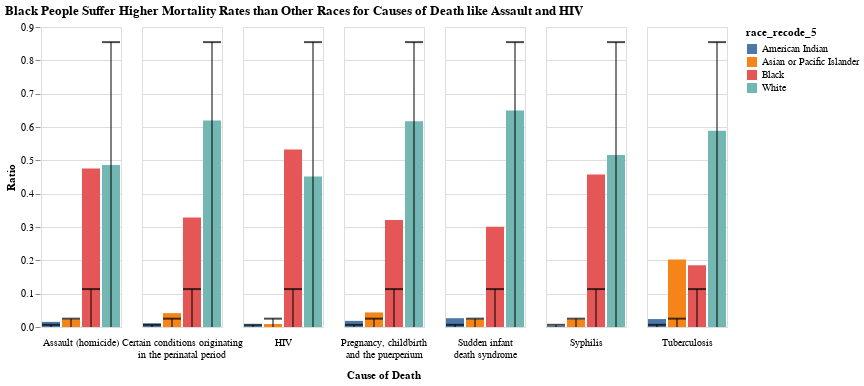

The code cell stored with this chart in its notebook:
### Code cell
bars = alt.Chart().mark_bar().encode(
    x=alt.X('race_recode_5:N',
            axis=alt.Axis(title="", labels=False,ticks=False)),
    y=alt.Y('ratio_x:Q', axis=alt.Axis(title="Ratio")),
    color='race_recode_5:N'
)

line = alt.Chart().mark_rule(fill="black").encode(
    x='race_recode_5:N',
    y='ratio_y:Q'
)

ticks = alt.Chart().mark_tick(fill="black", thickness=2).encode(
    x='race_recode_5:N',
    y='ratio_y:Q'
)

alt.layer(bars, line, ticks, data=top_race_diff).facet(
    facet=alt.Facet('39_cause_recode:N', 
                    header=alt.Header(title="Cause of Death", 
                                        titleOrient="bottom",
                                        labelOrient="bottom")),
    spacing=-75,
    title="Black People Suffer Higher Mortality Rates than Other Races for Causes of Death like Assault and HIV "
).configure(
    lineBreak="\n"
).configure_axis(
    domain=False
)

### Figure 1 — Vega-Lite specification as saved in the notebook (floating-point values rounded to 4 significant figures)
{"config": {"view": {"continuousWidth": 400, "continuousHeight": 300}, "axis": {"domain": false}, "lineBreak": "\n"}, "data": {"name": "data-d1a291a406891929f9efec5b1b7072c0"}, "facet": {"type": "nominal", "field": "39_cause_recode", "header": {"labelOrient": "bottom", "title": "Cause of Death", "titleOrient": "bottom"}}, "spec": {"layer": [{"mark": "bar", "encoding": {"color": {"type": "nominal", "field": "race_recode_5"}, "x": {"type": "nominal", "axis": {"labels": false, "ticks": false, "title": ""}, "field": "race_recode_5"}, "y": {"type": "quantitative", "axis": {"title": "Ratio"}, "field": "ratio_x"}}}, {"mark": {"type": "rule", "fill": "black"}, "encoding": {"x": {"type": "nominal", "field": "race_recode_5"}, "y": {"type": "quantitative", "field": "ratio_y"}}}, {"mark": {"type": "tick", "fill": "black", "thickness": 2}, "encoding": {"x": {"type": "nominal", "field": "race_recode_5"}, "y": {"type": "quantitative", "field": "ratio_y"}}}]}, "spacing": -75, "title": "Black People Suffer Higher Mortality Rates than Other Races for Causes of Death like Assault and HIV ", "$schema": "https://vega.github.io/schema/vega-lite/v4.8.1.json", "datasets": {"data-d1a291a406891929f9efec5b1b7072c0": [{"39_cause_recode": "Assault (homicide)", "race_recode_5": "American Indian", "ratio_x": 0.01537, "count": 98051, "ratio_y": 0.006555, "diff": 0.008814}, {"39_cause_recode": "Certain conditions originating\nin the perinatal period", "race_recode_5": "American Indian", "ratio_x": 0.01096, "count": 98051, "ratio_y": 0.006555, "diff": 0.004407}, {"39_cause_recode": "HIV", "race_recode_5": "American Indian", "ratio_x": 0.006957, "count": 98051, "ratio_y": 0.006555, "diff": 0.0004025}, {"39_cause_recode": "Pregnancy, childbirth\nand the puerperium", "race_recode_5": "American Indian", "ratio_x": 0.01839, "count": 98051, "ratio_y": 0.006555, "diff": 0.01184}, {"39_cause_recode": "Sudden infant\ndeath syndrome", "race_recode_5": "American Indian", "ratio_x": 0.02646, "count": 98051, "ratio_y": 0.006555, "diff": 0.01991}, {"39_cause_recode": "Syphilis", "race_recode_5": "American Indian", "ratio_x": 0.003268, "count": 98051, "ratio_y": 0.006555, "diff": -0.003287}, {"39_cause_recode": "Tuberculosis", "race_recode_5": "American Indian", "ratio_x": 0.02383, "count": 98051, "ratio_y": 0.006555, "diff": 0.01727}, {"39_cause_recode": "Assault (homicide)", "race_recode_5": "Asian or Pacific Islander", "ratio_x": 0.02301, "count": 374525, "ratio_y": 0.02504, "diff": -0.002026}, {"39_cause_recode": "Certain conditions originating\nin the perinatal period", "race_recode_5": "Asian or Pacific Islander", "ratio_x": 0.04157, "count": 374525, "ratio_y": 0.02504, "diff": 0.01654}, {"39_cause_recode": "HIV", "race_recode_5": "Asian or Pacific Islander", "ratio_x": 0.008957, "count": 374525, "ratio_y": 0.02504, "diff": -0.01608}, {"39_cause_recode": "Pregnancy, childbirth\nand the puerperium", "race_recode_5": "Asian or Pacific Islander", "ratio_x": 0.04372, "count": 374525, "ratio_y": 0.02504, "diff": 0.01869}, {"39_cause_recode": "Sudden infant\ndeath syndrome", "race_recode_5": "Asian or Pacific Islander", "ratio_x": 0.02326, "count": 374525, "ratio_y": 0.02504, "diff": -0.001781}, {"39_cause_recode": "Syphilis", "race_recode_5": "Asian or Pacific Islander", "ratio_x": 0.02288, "count": 374525, "ratio_y": 0.02504, "diff": -0.002161}, {"39_cause_recode": "Tuberculosis", "race_recode_5": "Asian or Pacific Islander", "ratio_x": 0.2027, "count": 374525, "ratio_y": 0.02504, "diff": 0.1777}, {"39_cause_recode": "Assault (homicide)", "race_recode_5": "Black", "ratio_x": 0.4753, "count": 1701963, "ratio_y": 0.1138, "diff": 0.3615}, {"39_cause_recode": "Certain conditions originating\nin the perinatal period", "race_recode_5": "Black", "ratio_x": 0.3283, "count": 1701963, "ratio_y": 0.1138, "diff": 0.2145}, {"39_cause_recode": "HIV", "race_recode_5": "Black", "ratio_x": 0.5329, "count": 1701963, "ratio_y": 0.1138, "diff": 0.4191}, {"39_cause_recode": "Pregnancy, childbirth\nand the puerperium", "race_recode_5": "Black", "ratio_x": 0.3208, "count": 1701963, "ratio_y": 0.1138, "diff": 0.207}, {"39_cause_recode": "Sudden infant\ndeath syndrome", "race_recode_5": "Black", "ratio_x": 0.301, "count": 1701963, "ratio_y": 0.1138, "diff": 0.1872}, {"39_cause_recode": "Syphilis", "race_recode_5": "Black", "ratio_x": 0.4575, "count": 1701963, "ratio_y": 0.1138, "diff": 0.3437}, {"39_cause_recode": "Tuberculosis", "race_recode_5": "Black", "ratio_x": 0.185, "count": 1701963, "ratio_y": 0.1138, "diff": 0.07121}, {"39_cause_recode": "Assault (homicide)", "race_recode_5": "White", "ratio_x": 0.4863, "count": 12784639, "ratio_y": 0.8546, "diff": -0.3683}, {"39_cause_recode": "Certain conditions originating\nin the perinatal period", "race_recode_5": "White", "ratio_x": 0.6192, "count": 12784639, "ratio_y": 0.8546, "diff": -0.2354}, {"39_cause_recode": "HIV", "race_recode_5": "White", "ratio_x": 0.4512, "count": 12784639, "ratio_y": 0.8546, "diff": -0.4034}, {"39_cause_recode": "Pregnancy, childbirth\nand the puerperium", "race_recode_5": "White", "ratio_x": 0.6171, "count": 12784639, "ratio_y": 0.8546, "diff": -0.2375}, {"39_cause_recode": "Sudden infant\ndeath syndrome", "race_recode_5": "White", "ratio_x": 0.6493, "count": 12784639, "ratio_y": 0.8546, "diff": -0.2053}, {"39_cause_recode": "Syphilis", "race_recode_5": "White", "ratio_x": 0.5163, "count": 12784639, "ratio_y": 0.8546, "diff": -0.3383}, {"39_cause_recode": "Tuberculosis", "race_recode_5": "White", "ratio_x": 0.5884, "count": 12784639, "ratio_y": 0.8546, "diff": -0.2662}]}}
